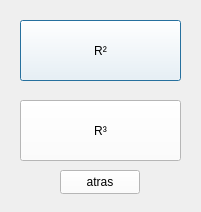
<?xml version="1.0" encoding="UTF-8"?>
<ui version="4.0">
 <class>suma_de_vectores_r2_r3</class>
 <widget class="QDialog" name="suma_de_vectores_r2_r3">
  <property name="geometry">
   <rect>
    <x>0</x>
    <y>0</y>
    <width>201</width>
    <height>212</height>
   </rect>
  </property>
  <property name="windowTitle">
   <string>Dialog</string>
  </property>
  <widget class="QPushButton" name="pushButton">
   <property name="geometry">
    <rect>
     <x>20</x>
     <y>20</y>
     <width>161</width>
     <height>61</height>
    </rect>
   </property>
   <property name="styleSheet">
    <string notr="true">background-color: rgb(255, 255, 255);</string>
   </property>
   <property name="text">
    <string>R²</string>
   </property>
  </widget>
  <widget class="QPushButton" name="pushButton_2">
   <property name="geometry">
    <rect>
     <x>20</x>
     <y>100</y>
     <width>161</width>
     <height>61</height>
    </rect>
   </property>
   <property name="styleSheet">
    <string notr="true">background-color: rgb(255, 255, 255);</string>
   </property>
   <property name="text">
    <string>R³</string>
   </property>
  </widget>
  <widget class="QPushButton" name="pushButton_3">
   <property name="geometry">
    <rect>
     <x>60</x>
     <y>170</y>
     <width>80</width>
     <height>24</height>
    </rect>
   </property>
   <property name="styleSheet">
    <string notr="true">background-color: rgb(255, 255, 255);</string>
   </property>
   <property name="text">
    <string>atras</string>
   </property>
  </widget>
 </widget>
 <resources/>
 <connections/>
</ui>
